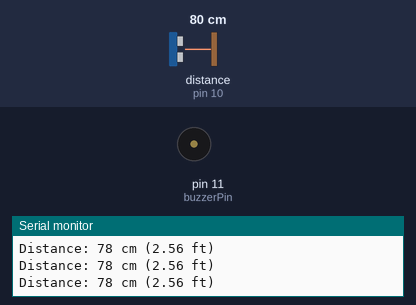
This sketch was run on a simulated Arduino Uno, built with avr-gcc and run on an emulated ATmega328P. On the bench: buzzer (waves = sounding), the last lines printed to the serial monitor. Wiring (inferred from the names in the program): ultrasonic range finder: trigger pin 9; echo pin 10. Inputs (shaded band) come from the test bench; at power-on: distance to the obstacle (sensor on pin 10) 80 cm. The echo pulse lasts 58.3 µs per cm.

Above: at 1.2 s.
1.3 s: distance to the obstacle (sensor on pin 10) set to 34 cm
2.8 s: distance to the obstacle (sensor on pin 10) set to 28 cm
At 3.8 s:
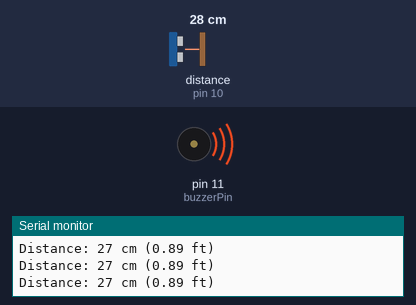
4.3 s: distance to the obstacle (sensor on pin 10) set to 60 cm
At 5.4 s:
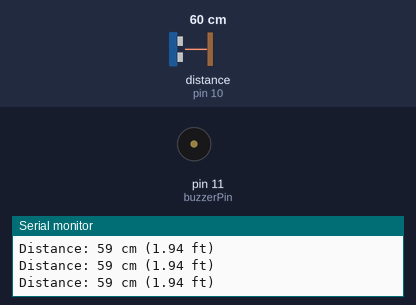
Timing chart, 0 to 7.3 s (numbered marks = the images above; inputs shaded):
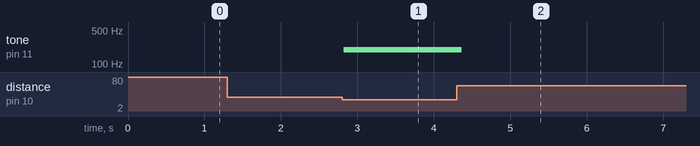

The sketch:

Glasses_Alert_System_V1.ino
```cpp
// Pin definitions
const int trigPin = 9;    // Trigger pin for ultrasonic sensor
const int echoPin = 10;   // Echo pin for ultrasonic sensor
const int buzzerPin = 11; // Buzzer pin

void setup() {
  pinMode(trigPin, OUTPUT);
  pinMode(echoPin, INPUT);
  pinMode(buzzerPin, OUTPUT);
  Serial.begin(9600); // Initialize Serial Monitor
}

void loop() {
  // Measure distance
  long duration, distanceCm;
  digitalWrite(trigPin, LOW);
  delayMicroseconds(2);
  digitalWrite(trigPin, HIGH);
  delayMicroseconds(10);
  digitalWrite(trigPin, LOW);
  duration = pulseIn(echoPin, HIGH);
  distanceCm = duration * 0.034 / 2; // Convert to centimeters

  // Convert to feet
  float distanceFeet = distanceCm / 30.48; // 1 foot = 30.48 cm

  // Print distance to Serial Monitor
  Serial.print("Distance: ");
  Serial.print(distanceCm);
  Serial.print(" cm (");
  Serial.print(distanceFeet, 2); // Print distance in feet with two decimal places
  Serial.println(" ft)");

  // Buzzer logic
  if (distanceFeet <= 1.0) { // Start beeping if distance is <= 1 foot
    int frequency = map(distanceCm, 2, 30, 1000, 100); // Map distance to frequency (closer = higher pitch)
    frequency = constrain(frequency, 100, 1000); // Ensure frequency stays within range
    tone(buzzerPin, frequency);
  } else {
    noTone(buzzerPin); // Turn off buzzer if distance > 1 foot
  }

  delay(100); // Short delay for stability
}
```

Measured:
- the behaviour switches between 32 and 31 cm on distance to the obstacle (sensor on pin 10) (found by bisection; images 0 and 1)
- after the input at 2.8 s, tone on pin 11 (buzzerPin): silent → 197 Hz at once
- after the input at 4.3 s, tone on pin 11 (buzzerPin): 197 Hz → silent after 0.07 s
